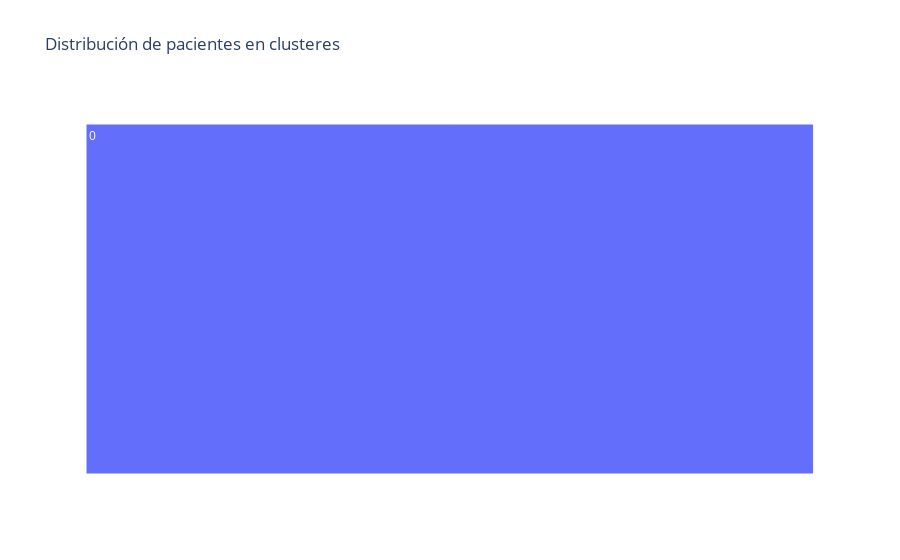

Write notebook code for a chart like this one.
### Markdown cell above
### 6.6.- Resumen de pertenencia de clusters por grupo de diabetes

### Code cell
# Miramos el histograma de cada categoria en detalle
data = clustering_df[clustering_df['diabetic_label'] == 0][clustering_df['cluster_label'] != -1]['cluster_label'] # Quitamos los outliers
plt.figure(figsize=(8, 6))
plt.hist(data, color="#5975A4", bins=len(clusters))
plt.title("Histograma de agrupacion de los valores en clusteres para No Diabeticos")
plt.xlabel("Clusters")
plt.ylabel("Frecuencia")
plt.show()

# Visualización de los valores de cluster_label 
ax= px.treemap(clustering_df[clustering_df['diabetic_label'] == 0][clustering_df['cluster_label'] != -1],path=['cluster_label'],title="Distribución de pacientes en clusteres")
ax.show()

### Figure 1 — Plotly figure (JSON) as saved in the notebook; plotly's stock layout.template omitted (floating-point values rounded to 4 significant figures)
{"data": [{"branchvalues": "total", "domain": {"x": [0, 1], "y": [0, 1]}, "hovertemplate": "labels=%{label}<br>count=%{value}<br>parent=%{parent}<br>id=%{id}<extra></extra>", "ids": ["0", "1", "2"], "labels": ["0", "1", "2"], "name": "", "parents": ["", "", ""], "type": "treemap", "values": [3994, 1, 1]}], "layout": {"legend": {"tracegroupgap": 0}, "title": {"text": "Distribución de pacientes en clusteres"}}}
